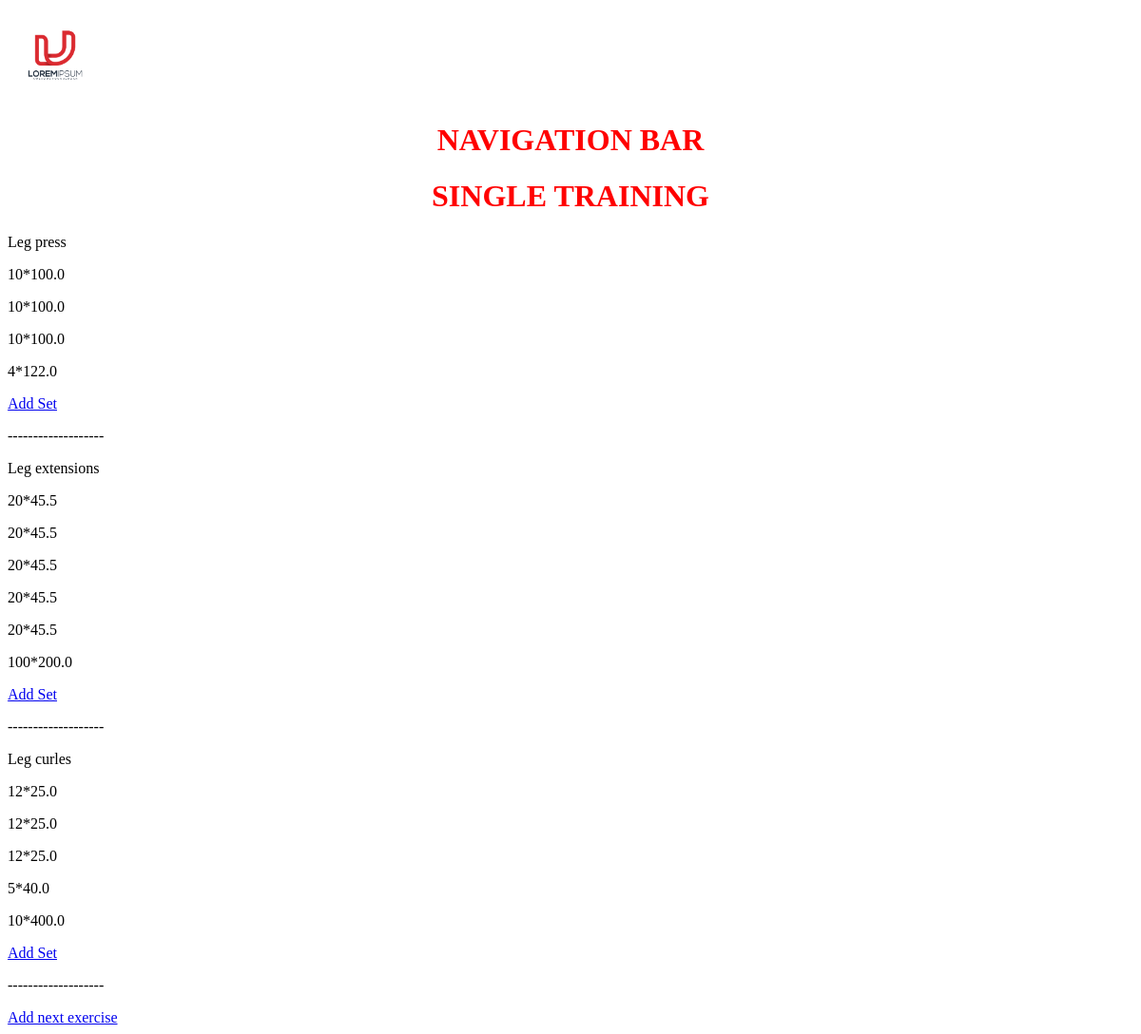
Screenshot of /training-single/bfe1d7e9e99d4113ae11ecf3c70cb63d with the database file from the repository.
### training_diary/models.py (models this page shows, shortened)
class Exercise(models.Model):
    exercise_name = models.CharField(max_length=150)
    training = models.ForeignKey(Training, on_delete=models.CASCADE)
    number_of_sets = models.IntegerField(blank=True, null=True)
    reps = models.IntegerField(blank=True, null=True)
    weight = models.FloatField(blank=True, null=True)
    created = models.DateTimeField(auto_now_add=True)
    id = models.UUIDField(default=uuid.uuid4, unique=True, primary_key=True, editable=False)

class Set(models.Model):
    reps = models.IntegerField()
    weight = models.FloatField()
    exercise = models.ForeignKey(Exercise, on_delete=models.CASCADE)
    created = models.DateTimeField(auto_now_add=True)
    id = models.UUIDField(default=uuid.uuid4, unique=True, primary_key=True, editable=False)
    def __str__(self):
        return f"{self.reps}*{self.weight}"

### training_diary/views.py (the view)
# urls.py: path('training-single/<str:pk>', views.user_single_training, name="training-single"),
def user_single_training(request, pk):
    current_training = Training.objects.get(id=pk)
    exercises = current_training.exercise_set.all()
    context = {'exercises': exercises, 'current_training': current_training}
    return render(request, 'training_diary/training-single.html', context)

### training_diary/templates/training_diary/training-single.html (shortened to what this page needs)
{% extends 'main.html' %}
{% block content %}
<h1>SINGLE TRAINING</h1>
{% for exercise in exercises %}
    <p>{{exercise.exercise_name}}</p>
    {% for set in exercise.set_set.all %}
        <p>{{set}}</p>
    {% endfor %}
    <a href="{% url 'create-set' exercise.id %}">Add Set</a>
    <p>-------------------</p>
{% endfor %}
<a href="{% url 'create-exercise' current_training.id %}">Add next exercise</a>
{% endblock content %}

### static/style/main.css (style rules this page uses)
h1 { color: red; text-align: center; }

### rows the page displays
Exercise: exercise_name "Leg press"
Set: reps+weight "10*100.0"
Set: reps+weight "10*100.0"
Set: reps+weight "10*100.0"
Set: reps+weight "4*122.0"
Exercise: exercise_name "Leg extensions"
Set: reps+weight "20*45.5"
Set: reps+weight "20*45.5"
Set: reps+weight "20*45.5"
Set: reps+weight "20*45.5"
Set: reps+weight "20*45.5"
Set: reps+weight "100*200.0"
Exercise: exercise_name "Leg curles"
Set: reps+weight "12*25.0"
Set: reps+weight "12*25.0"
Set: reps+weight "12*25.0"
Set: reps+weight "5*40.0"
Set: reps+weight "10*400.0"
